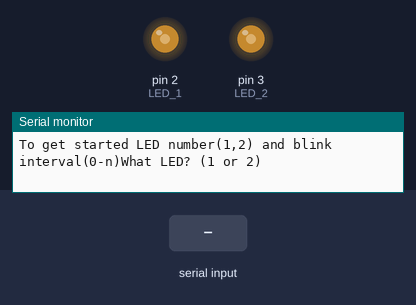
This sketch was run on a simulated Arduino Uno, built with avr-gcc and run on an emulated ATmega328P. Shown: output pins drawn as LEDs (lit = HIGH), the last lines printed to the serial monitor. The test bench sets the inputs (shaded band).

Above: at 1.2 s.
1.3 s: "90,45\n" received over Serial
At 2.5 s:
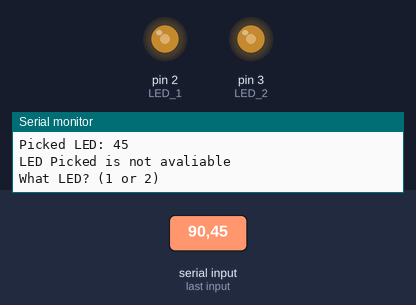
2.8 s: "0\n" received over Serial
At 3.3 s:
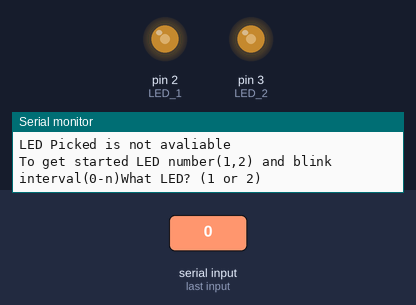
4.3 s: "30,150\n" received over Serial
At 5.2 s:
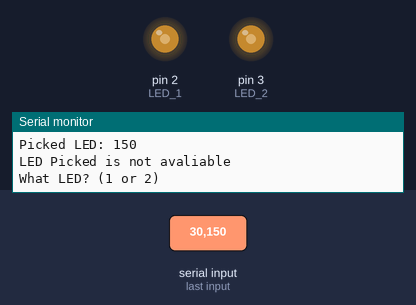
5.8 s: "90,45\n" received over Serial
At 7.2 s:
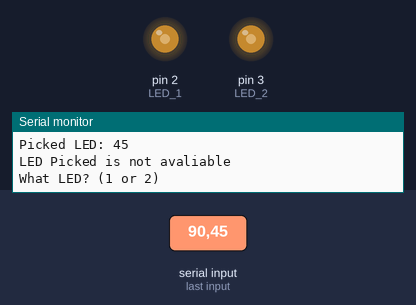
Timing chart, 0 to 8.4 s (numbered marks = the images above; inputs shaded):
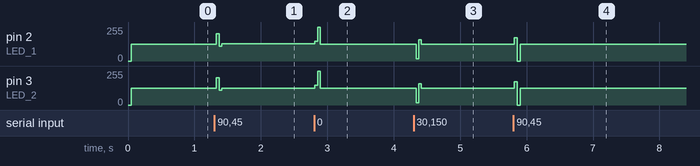

The sketch:

CMPE_311_Project_2.ino
```cpp
// define statments should help a bit with speed
#define LED_1 2
#define LED_2 3

// Default LED states
byte LED1State = LOW;
byte LED2State = LOW;
// Default blink interval
unsigned long prevTimeLED1 = millis(), LED1BlinkDelay = 0;
unsigned long prevTimeLED2 = millis(), LED2BlinkDelay = 0;
// Variables imporant to getting data
int chosenLED = 0;
int chosenDelay = 0;


typedef void (*cycleCode)();
void GetAndSet();
void blink();

cycleCode tasks[] = {GetAndSet,blink};

int count = 0;
int task_count = sizeof(tasks)/sizeof(tasks[0]);

void setup(){
    pinMode(LED_1, OUTPUT);
    pinMode(LED_2, OUTPUT);
    Serial.begin(9600);
}
// This loop runs to activate and deactiave the LED at a set rate.
void loop(){
  tasks[count % task_count]();
  count++;
}

// The function that runs the loop to obtain the User Input to change the blink rate of LEDs
void GetAndSet(){
      if (chosenLED == 0 && chosenDelay == 0){
        Serial.print('\n');
        Serial.print("To get started LED number(1,2) and blink interval(0-n)");
        chosenLED = 1;
      }
      if (Serial.available() == 0){
        chosenLED = pickvalue("What LED? (1 or 2)");
        Serial.print("Picked LED: ");
        Serial.print(chosenLED);
        Serial.print('\n');
        // Print newline to make output look nicer
        if (chosenLED == 1 || chosenLED == 2){
        } else {
          Serial.print("LED Picked is not avaliable");
          Serial.print('\n');
          return;
        }
        Serial.print('\n');
        chosenDelay = pickvalue("What interval (in msec) for LED?");
        Serial.print("Blink Rate: ");
        Serial.print(chosenDelay);
        // Print newline to make output look nicer
        Serial.print('\n');
    }
  // Assign the correct LED only if the choice is 1 or 2
    if (chosenLED == 1){
      LED1BlinkDelay = chosenDelay;
    }
    else if (chosenLED == 2){
      LED2BlinkDelay = chosenDelay;
    }
}
// This the function that blinks the LED's at the specified declared rates.
void blink(){
  // gets the time from the internal clock this is imporant to allow for proper intervals
    unsigned long timeNow = millis();
    // check the delay of of each LED. As long as time now will be less then the Delay time then we should be fine.
    if (timeNow - prevTimeLED1 > LED1BlinkDelay){
        prevTimeLED1 += LED1BlinkDelay;
        // The LED switches states if the time is correct.
        if (LED1State == HIGH)
            LED1State = LOW;
        else
            LED1State = HIGH;
      // Write out the state (turn on or off the LED);
    digitalWrite(LED_1, LED1State);
  }
    // We do the same here as the code above but for LED 2
    if (timeNow - prevTimeLED2 > LED2BlinkDelay){
        prevTimeLED2 += LED2BlinkDelay;
        if (LED2State == HIGH)
            LED2State = LOW;
        else
            LED2State = HIGH;
    digitalWrite(LED_2, LED2State);
  }
}
// The function that gets the user input to change the blink intervals of the LEDs
int pickvalue(const char* printout) {
  Serial.println(printout);
  // Wait for user input but still run the blink cycle
  while (Serial.available() == 0) {
    blink();
  }
  // Read the integer input
  int number = Serial.parseInt();

  // Clear any remaining input for the next run
  while (Serial.available() != 0) {
    Serial.read();
  }
  return number;
}
```

hello.c
```cpp
#include <stdio.h>
int main(){
  printf( "Hello teach. My name is Abhinna and I'm in your CMPE311 class.\n");
return 0;
}
```

Measured:
- after the input at 1.3 s, pin 2 (LED_1): 127/255 → 128/255 at once; pin 3 (LED_2): 127/255 → 126/255 at once
- after the input at 2.8 s, pin 2 (LED_1): 128/255 → 127/255 at once; pin 3 (LED_2): 126/255 → 127/255 at once
- after the input at 4.3 s, pin 2 (LED_1), pin 3 (LED_2): 127/255 → 17/255 at once, → 160/255 0.04 s later, → 127/255 0.04 s later
- after the input at 5.8 s, pin 2 (LED_1): 127/255 → 174/255 at once, → 0/255 0.04 s later, → 127/255 0.05 s later; pin 3 (LED_2): 127/255 → 173/255 at once, → 0/255 0.04 s later, → 127/255 0.05 s later
